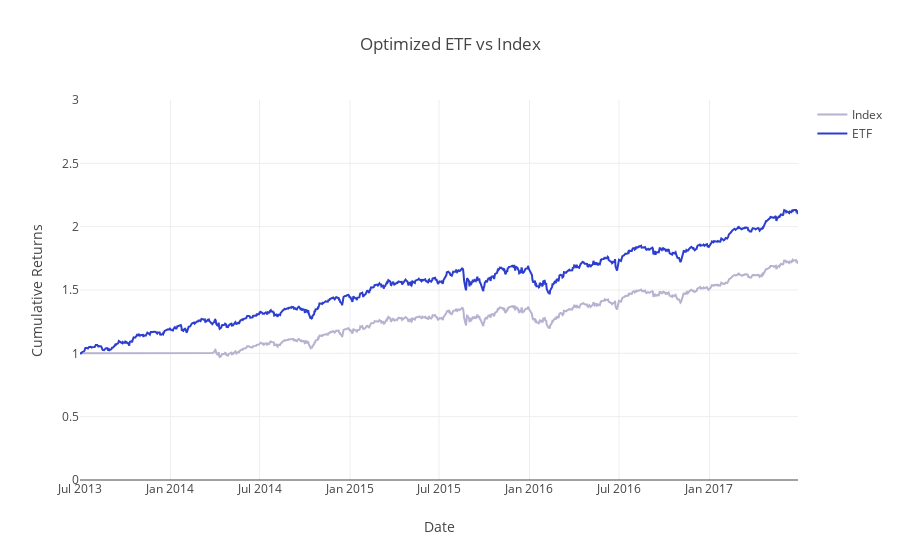

Write notebook code for a chart like this one.
### Markdown cell above
With our ETF weights built, let's compare it to the index. Run the next cell to calculate the ETF returns and compare it to the index returns.

### Code cell
optim_etf_returns = generate_weighted_returns(returns, optimal_single_rebalance_etf_weights)
optim_etf_cumulative_returns = calculate_cumulative_returns(optim_etf_returns)
project_helper.plot_benchmark_returns(index_weighted_cumulative_returns, optim_etf_cumulative_returns, 'Optimized ETF vs Index')

optim_etf_tracking_error = tracking_error(np.sum(index_weighted_returns, 1), np.sum(optim_etf_returns, 1))
print('Optimized ETF Tracking Error: {}'.format(optim_etf_tracking_error))

### Figure 1 — Plotly figure (JSON) as saved in the notebook; plotly's stock layout.template omitted (floating-point values rounded to 4 significant figures; data arrays with more than 128 entries replaced by an {"elided": "..."} marker saying what was removed)
{"data": [{"line": {"color": "#B6B2CF"}, "name": "Index", "type": "scatter", "uid": "cbcf78b0-aeee-49cf-ba37-11cadf473911", "x": {"elided": "1009 str values"}, "y": {"elided": "1009 float values"}}, {"line": {"color": "#2D3ECF"}, "name": "ETF", "type": "scatter", "uid": "e2bbd6e1-72f7-4965-b8a0-140d1e84efe6", "x": {"elided": "1009 str values"}, "y": {"elided": "1009 float values"}}], "layout": {"title": {"text": "Optimized ETF vs Index"}, "xaxis": {"title": {"text": "Date"}}, "yaxis": {"range": [0, 3], "title": {"text": "Cumulative Returns"}}}}
